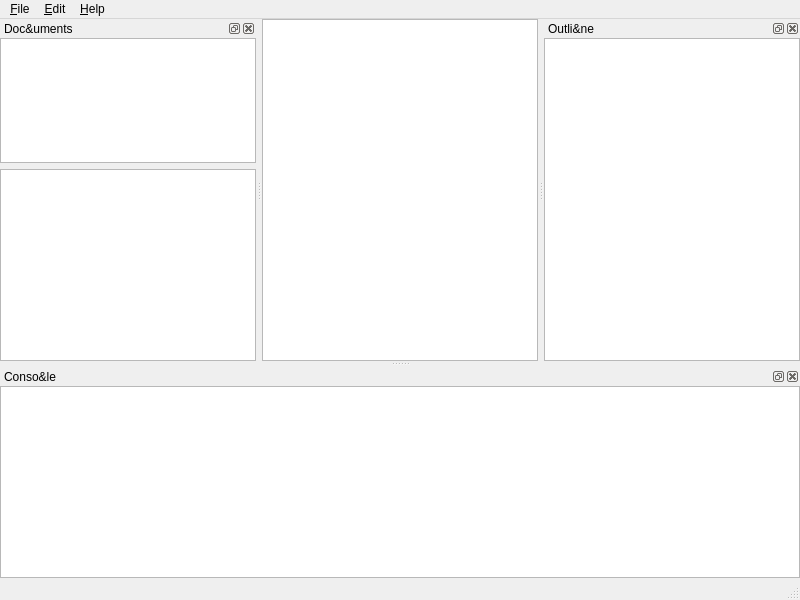
<?xml version="1.0" encoding="UTF-8"?>
<ui version="4.0">
 <class>MainWindow</class>
 <widget class="QMainWindow" name="MainWindow">
  <property name="geometry">
   <rect>
    <x>0</x>
    <y>0</y>
    <width>800</width>
    <height>600</height>
   </rect>
  </property>
  <property name="windowTitle">
   <string>MainWindow</string>
  </property>
  <widget class="QWidget" name="centralwidget">
   <layout class="QVBoxLayout" name="verticalLayout_4">
    <property name="leftMargin">
     <number>0</number>
    </property>
    <property name="topMargin">
     <number>0</number>
    </property>
    <property name="rightMargin">
     <number>0</number>
    </property>
    <property name="bottomMargin">
     <number>0</number>
    </property>
    <item>
     <widget class="TextEdit" name="editor">
      <property name="lineWrapMode">
       <enum>QPlainTextEdit::NoWrap</enum>
      </property>
     </widget>
    </item>
   </layout>
  </widget>
  <widget class="QMenuBar" name="menubar">
   <property name="geometry">
    <rect>
     <x>0</x>
     <y>0</y>
     <width>800</width>
     <height>22</height>
    </rect>
   </property>
   <widget class="QMenu" name="menu_File">
    <property name="title">
     <string>&amp;File</string>
    </property>
    <addaction name="action_Change_Project"/>
    <addaction name="action_Properties"/>
    <addaction name="separator"/>
    <addaction name="action_Settings"/>
    <addaction name="action_Quit"/>
   </widget>
   <widget class="QMenu" name="menu_Edit">
    <property name="title">
     <string>&amp;Edit</string>
    </property>
    <addaction name="action_Undo"/>
    <addaction name="action_Redo"/>
    <addaction name="separator"/>
    <addaction name="action_Cut"/>
    <addaction name="action_Copy"/>
    <addaction name="action_Paste"/>
   </widget>
   <widget class="QMenu" name="menu_Help">
    <property name="title">
     <string>&amp;Help</string>
    </property>
    <addaction name="action_About"/>
    <addaction name="actionAbout_Qt"/>
   </widget>
   <addaction name="menu_File"/>
   <addaction name="menu_Edit"/>
   <addaction name="menu_Help"/>
  </widget>
  <widget class="QStatusBar" name="statusbar"/>
  <widget class="QDockWidget" name="documentsDockWidget">
   <property name="windowTitle">
    <string>Doc&amp;uments</string>
   </property>
   <attribute name="dockWidgetArea">
    <number>1</number>
   </attribute>
   <widget class="QWidget" name="documentsWidget">
    <layout class="QVBoxLayout" name="verticalLayout" stretch="1,0">
     <property name="leftMargin">
      <number>0</number>
     </property>
     <property name="topMargin">
      <number>0</number>
     </property>
     <property name="rightMargin">
      <number>0</number>
     </property>
     <property name="bottomMargin">
      <number>0</number>
     </property>
     <item>
      <widget class="QTreeView" name="fileSystemView">
       <attribute name="headerDefaultSectionSize">
        <number>0</number>
       </attribute>
      </widget>
     </item>
     <item>
      <widget class="QListView" name="openDocumentsView"/>
     </item>
    </layout>
   </widget>
  </widget>
  <widget class="QDockWidget" name="outlineDockWidget">
   <property name="windowTitle">
    <string>Outli&amp;ne</string>
   </property>
   <attribute name="dockWidgetArea">
    <number>2</number>
   </attribute>
   <widget class="QWidget" name="outlineWidget">
    <layout class="QVBoxLayout" name="verticalLayout_2">
     <property name="leftMargin">
      <number>0</number>
     </property>
     <property name="topMargin">
      <number>0</number>
     </property>
     <property name="rightMargin">
      <number>0</number>
     </property>
     <property name="bottomMargin">
      <number>0</number>
     </property>
     <item>
      <widget class="QTreeView" name="outlineView">
       <attribute name="headerVisible">
        <bool>false</bool>
       </attribute>
      </widget>
     </item>
    </layout>
   </widget>
  </widget>
  <widget class="QDockWidget" name="consoleDockWidget">
   <property name="windowTitle">
    <string>Conso&amp;le</string>
   </property>
   <attribute name="dockWidgetArea">
    <number>8</number>
   </attribute>
   <widget class="QWidget" name="consoleWidget">
    <layout class="QVBoxLayout" name="verticalLayout_3">
     <property name="leftMargin">
      <number>0</number>
     </property>
     <property name="topMargin">
      <number>0</number>
     </property>
     <property name="rightMargin">
      <number>0</number>
     </property>
     <property name="bottomMargin">
      <number>0</number>
     </property>
     <item>
      <widget class="QPlainTextEdit" name="console"/>
     </item>
    </layout>
   </widget>
  </widget>
  <action name="action_About">
   <property name="text">
    <string>&amp;About</string>
   </property>
  </action>
  <action name="actionAbout_Qt">
   <property name="text">
    <string>About &amp;Qt</string>
   </property>
  </action>
  <action name="action_Change_Project">
   <property name="text">
    <string>&amp;Change Project</string>
   </property>
  </action>
  <action name="action_Properties">
   <property name="text">
    <string>&amp;Properties</string>
   </property>
  </action>
  <action name="action_Settings">
   <property name="text">
    <string>&amp;Settings</string>
   </property>
  </action>
  <action name="action_Quit">
   <property name="text">
    <string>&amp;Quit</string>
   </property>
   <property name="shortcut">
    <string>Ctrl+Q</string>
   </property>
  </action>
  <action name="action_Undo">
   <property name="text">
    <string>&amp;Undo</string>
   </property>
   <property name="shortcut">
    <string>Ctrl+Z</string>
   </property>
  </action>
  <action name="action_Redo">
   <property name="text">
    <string>&amp;Redo</string>
   </property>
   <property name="shortcut">
    <string>Ctrl+Shift+Z</string>
   </property>
  </action>
  <action name="action_Cut">
   <property name="text">
    <string>C&amp;ut</string>
   </property>
   <property name="shortcut">
    <string>Ctrl+X</string>
   </property>
  </action>
  <action name="action_Copy">
   <property name="text">
    <string>&amp;Copy</string>
   </property>
   <property name="shortcut">
    <string>Ctrl+C</string>
   </property>
  </action>
  <action name="action_Paste">
   <property name="text">
    <string>&amp;Paste</string>
   </property>
   <property name="shortcut">
    <string>Ctrl+V</string>
   </property>
  </action>
 </widget>
 <customwidgets>
  <customwidget>
   <class>TextEdit</class>
   <extends>QPlainTextEdit</extends>
   <header>gui/TextEdit.h</header>
  </customwidget>
 </customwidgets>
 <resources/>
 <connections/>
</ui>
